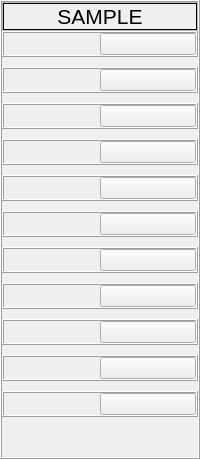
           <widget class="QFrame" name="frame_7">
            <property name="sizePolicy">
             <sizepolicy hsizetype="Preferred" vsizetype="Preferred">
              <horstretch>0</horstretch>
              <verstretch>0</verstretch>
             </sizepolicy>
            </property>
            <property name="frameShape">
             <enum>QFrame::Box</enum>
            </property>
            <property name="frameShadow">
             <enum>QFrame::Raised</enum>
            </property>
            <layout class="QVBoxLayout" name="verticalLayout_2">
             <property name="spacing">
              <number>0</number>
             </property>
             <property name="leftMargin">
              <number>0</number>
             </property>
             <property name="topMargin">
              <number>0</number>
             </property>
             <property name="rightMargin">
              <number>0</number>
             </property>
             <property name="bottomMargin">
              <number>0</number>
             </property>
             <item>
              <widget class="QWidget" name="widget" native="true">
               <layout class="QVBoxLayout" name="verticalLayout_5">
                <property name="spacing">
                 <number>0</number>
                </property>
                <property name="leftMargin">
                 <number>0</number>
                </property>
                <property name="topMargin">
                 <number>0</number>
                </property>
                <property name="rightMargin">
                 <number>0</number>
                </property>
                <property name="bottomMargin">
                 <number>0</number>
                </property>
               </layout>
              </widget>
             </item>
             <item>
              <widget class="QFrame" name="frame_14">
               <property name="sizePolicy">
                <sizepolicy hsizetype="Preferred" vsizetype="Preferred">
                 <horstretch>0</horstretch>
                 <verstretch>0</verstretch>
                </sizepolicy>
               </property>
               <property name="frameShape">
                <enum>QFrame::NoFrame</enum>
               </property>
               <property name="frameShadow">
                <enum>QFrame::Raised</enum>
               </property>
               <layout class="QGridLayout" name="gridLayout_13">
                <property name="leftMargin">
                 <number>0</number>
                </property>
                <property name="topMargin">
                 <number>0</number>
                </property>
                <property name="rightMargin">
                 <number>0</number>
                </property>
                <property name="bottomMargin">
                 <number>0</number>
                </property>
                <property name="spacing">
                 <number>0</number>
                </property>
                <item row="1" column="0">
                 <layout class="QVBoxLayout" name="verticalLayout_4">
                  <property name="spacing">
                   <number>10</number>
                  </property>
                  <item>
                   <widget class="QFrame" name="frame_9">
                    <property name="frameShape">
                     <enum>QFrame::Box</enum>
                    </property>
                    <property name="frameShadow">
                     <enum>QFrame::Raised</enum>
                    </property>
                    <layout class="QHBoxLayout" name="horizontalLayout_2">
                     <property name="spacing">
                      <number>0</number>
                     </property>
                     <property name="leftMargin">
                      <number>0</number>
                     </property>
                     <property name="topMargin">
                      <number>0</number>
                     </property>
                     <property name="rightMargin">
                      <number>0</number>
                     </property>
                     <property name="bottomMargin">
                      <number>0</number>
                     </property>
                     <item>
                      <widget class="QLabel" name="lb_1">
                       <property name="text">
                        <string/>
                       </property>
                       <property name="pixmap">
                        <pixmap>:/icon/Icon/check_24dp_000000_FILL0_wght400_GRAD0_opsz24.png</pixmap>
                       </property>
                       <property name="scaledContents">
                        <bool>true</bool>
                       </property>
                      </widget>
                     </item>
                     <item>
                      <widget class="QPushButton" name="fd_1">
                       <property name="text">
                        <string/>
                       </property>
                       <property name="icon">
                        <iconset>
                         <normaloff>:/icon/Icon/search_24dp_000000_FILL0_wght400_GRAD200_opsz24.png</normaloff>
                         <normalon>:/icon/Icon/search_24dp_000000_FILL0_wght400_GRAD200_opsz24.png</normalon>:/icon/Icon/search_24dp_000000_FILL0_wght400_GRAD200_opsz24.png</iconset>
                       </property>
                      </widget>
                     </item>
                    </layout>
                   </widget>
                  </item>
                  <item>
                   <widget class="QFrame" name="frame_10">
                    <property name="frameShape">
                     <enum>QFrame::Box</enum>
                    </property>
                    <property name="frameShadow">
                     <enum>QFrame::Raised</enum>
                    </property>
                    <layout class="QHBoxLayout" name="horizontalLayout_3">
                     <property name="spacing">
                      <number>0</number>
                     </property>
                     <property name="leftMargin">
                      <number>0</number>
                     </property>
                     <property name="topMargin">
                      <number>0</number>
                     </property>
                     <property name="rightMargin">
                      <number>0</number>
                     </property>
                     <property name="bottomMargin">
                      <number>0</number>
                     </property>
                     <item>
                      <widget class="QLabel" name="lb_2">
                       <property name="text">
                        <string/>
                       </property>
                       <property name="pixmap">
                        <pixmap>:/icon/Icon/check_24dp_000000_FILL0_wght400_GRAD0_opsz24.png</pixmap>
                       </property>
                       <property name="scaledContents">
                        <bool>true</bool>
                       </property>
                      </widget>
                     </item>
                     <item>
                      <widget class="QPushButton" name="fd_2">
                       <property name="text">
                        <string/>
                       </property>
                       <property name="icon">
                        <iconset>
                         <normaloff>:/icon/Icon/search_24dp_000000_FILL0_wght400_GRAD200_opsz24.png</normaloff>
                         <normalon>:/icon/Icon/search_24dp_000000_FILL0_wght400_GRAD200_opsz24.png</normalon>:/icon/Icon/search_24dp_000000_FILL0_wght400_GRAD200_opsz24.png</iconset>
                       </property>
                      </widget>
                     </item>
                    </layout>
                   </widget>
                  </item>
                  <item>
                   <widget class="QFrame" name="frame_13">
                    <property name="frameShape">
                     <enum>QFrame::Box</enum>
                    </property>
                    <property name="frameShadow">
                     <enum>QFrame::Raised</enum>
                    </property>
                    <layout class="QHBoxLayout" name="horizontalLayout_6">
                     <property name="spacing">
                      <number>0</number>
                     </property>
                     <property name="leftMargin">
                      <number>0</number>
                     </property>
                     <property name="topMargin">
                      <number>0</number>
                     </property>
                     <property name="rightMargin">
                      <number>0</number>
                     </property>
                     <property name="bottomMargin">
                      <number>0</number>
                     </property>
                     <item>
                      <widget class="QLabel" name="lb_6">
                       <property name="text">
                        <string/>
                       </property>
                       <property name="pixmap">
                        <pixmap>:/icon/Icon/check_24dp_000000_FILL0_wght400_GRAD0_opsz24.png</pixmap>
                       </property>
                       <property name="scaledContents">
                        <bool>true</bool>
                       </property>
                      </widget>
                     </item>
                     <item>
                      <widget class="QPushButton" name="fd_4">
                       <property name="text">
                        <string/>
                       </property>
                       <property name="icon">
                        <iconset>
                         <normaloff>:/icon/Icon/search_24dp_000000_FILL0_wght400_GRAD200_opsz24.png</normaloff>
                         <normalon>:/icon/Icon/search_24dp_000000_FILL0_wght400_GRAD200_opsz24.png</normalon>:/icon/Icon/search_24dp_000000_FILL0_wght400_GRAD200_opsz24.png</iconset>
                       </property>
                      </widget>
                     </item>
                    </layout>
                   </widget>
                  </item>
                  <item>
                   <widget class="QFrame" name="frame_16">
                    <property name="frameShape">
                     <enum>QFrame::Box</enum>
                    </property>
                    <property name="frameShadow">
                     <enum>QFrame::Raised</enum>
                    </property>
                    <layout class="QHBoxLayout" name="horizontalLayout_7">
                     <property name="spacing">
                      <number>0</number>
                     </property>
                     <property name="leftMargin">
                      <number>0</number>
                     </property>
                     <property name="topMargin">
                      <number>0</number>
                     </property>
                     <property name="rightMargin">
                      <number>0</number>
                     </property>
                     <property name="bottomMargin">
                      <number>0</number>
                     </property>
                     <item>
                      <widget class="QLabel" name="lb_7">
                       <property name="text">
                        <string/>
                       </property>
                       <property name="pixmap">
                        <pixmap>:/icon/Icon/check_24dp_000000_FILL0_wght400_GRAD0_opsz24.png</pixmap>
                       </property>
                       <property name="scaledContents">
                        <bool>true</bool>
                       </property>
                      </widget>
                     </item>
                     <item>
                      <widget class="QPushButton" name="fd_5">
                       <property name="text">
                        <string/>
                       </property>
                       <property name="icon">
                        <iconset>
                         <normaloff>:/icon/Icon/search_24dp_000000_FILL0_wght400_GRAD200_opsz24.png</normaloff>
                         <normalon>:/icon/Icon/search_24dp_000000_FILL0_wght400_GRAD200_opsz24.png</normalon>:/icon/Icon/search_24dp_000000_FILL0_wght400_GRAD200_opsz24.png</iconset>
                       </property>
                      </widget>
                     </item>
                    </layout>
                   </widget>
                  </item>
                  <item>
                   <widget class="QFrame" name="frame_17">
                    <property name="frameShape">
                     <enum>QFrame::Box</enum>
                    </property>
                    <property name="frameShadow">
                     <enum>QFrame::Raised</enum>
                    </property>
                    <layout class="QHBoxLayout" name="horizontalLayout_8">
                     <property name="spacing">
                      <number>0</number>
                     </property>
                     <property name="leftMargin">
                      <number>0</number>
                     </property>
                     <property name="topMargin">
                      <number>0</number>
                     </property>
                     <property name="rightMargin">
                      <number>0</number>
                     </property>
                     <property name="bottomMargin">
                      <number>0</number>
                     </property>
                     <item>
                      <widget class="QLabel" name="lb_8">
                       <property name="text">
                        <string/>
                       </property>
                       <property name="pixmap">
                        <pixmap>:/icon/Icon/check_24dp_000000_FILL0_wght400_GRAD0_opsz24.png</pixmap>
                       </property>
                       <property name="scaledContents">
                        <bool>true</bool>
                       </property>
                      </widget>
                     </item>
                     <item>
                      <widget class="QPushButton" name="fd_6">
                       <property name="text">
                        <string/>
                       </property>
                       <property name="icon">
                        <iconset>
                         <normaloff>:/icon/Icon/search_24dp_000000_FILL0_wght400_GRAD200_opsz24.png</normaloff>
                         <normalon>:/icon/Icon/search_24dp_000000_FILL0_wght400_GRAD200_opsz24.png</normalon>:/icon/Icon/search_24dp_000000_FILL0_wght400_GRAD200_opsz24.png</iconset>
                       </property>
                      </widget>
                     </item>
                    </layout>
                   </widget>
                  </item>
                  <item>
                   <widget class="QFrame" name="frame_18">
                    <property name="frameShape">
                     <enum>QFrame::Box</enum>
                    </property>
                    <property name="frameShadow">
                     <enum>QFrame::Raised</enum>
                    </property>
                    <layout class="QHBoxLayout" name="horizontalLayout_9">
                     <property name="spacing">
                      <number>0</number>
                     </property>
                     <property name="leftMargin">
                      <number>0</number>
                     </property>
                     <property name="topMargin">
                      <number>0</number>
                     </property>
                     <property name="rightMargin">
                      <number>0</number>
                     </property>
                     <property name="bottomMargin">
                      <number>0</number>
                     </property>
                     <item>
                      <widget class="QLabel" name="lb_9">
                       <property name="text">
                        <string/>
                       </property>
                       <property name="pixmap">
                        <pixmap>:/icon/Icon/check_24dp_000000_FILL0_wght400_GRAD0_opsz24.png</pixmap>
                       </property>
                       <property name="scaledContents">
                        <bool>true</bool>
                       </property>
                      </widget>
                     </item>
                     <item>
                      <widget class="QPushButton" name="fd_7">
                       <property name="text">
                        <string/>
                       </property>
                       <property name="icon">
                        <iconset>
                         <normaloff>:/icon/Icon/search_24dp_000000_FILL0_wght400_GRAD200_opsz24.png</normaloff>
                         <normalon>:/icon/Icon/search_24dp_000000_FILL0_wght400_GRAD200_opsz24.png</normalon>:/icon/Icon/search_24dp_000000_FILL0_wght400_GRAD200_opsz24.png</iconset>
                       </property>
                      </widget>
                     </item>
                    </layout>
                   </widget>
                  </item>
                  <item>
                   <widget class="QFrame" name="frame_19">
                    <property name="frameShape">
                     <enum>QFrame::Box</enum>
                    </property>
                    <property name="frameShadow">
                     <enum>QFrame::Raised</enum>
                    </property>
                    <layout class="QHBoxLayout" name="horizontalLayout_10">
                     <property name="spacing">
                      <number>0</number>
                     </property>
                     <property name="leftMargin">
                      <number>0</number>
                     </property>
                     <property name="topMargin">
                      <number>0</number>
                     </property>
                     <property name="rightMargin">
                      <number>0</number>
                     </property>
                     <property name="bottomMargin">
                      <number>0</number>
                     </property>
                     <item>
                      <widget class="QLabel" name="lb_10">
                       <property name="text">
                        <string/>
                       </property>
                       <property name="pixmap">
                        <pixmap>:/icon/Icon/check_24dp_000000_FILL0_wght400_GRAD0_opsz24.png</pixmap>
                       </property>
                       <property name="scaledContents">
                        <bool>true</bool>
                       </property>
                      </widget>
                     </item>
                     <item>
                      <widget class="QPushButton" name="fd_8">
                       <property name="text">
                        <string/>
                       </property>
                       <property name="icon">
                        <iconset>
                         <normaloff>:/icon/Icon/search_24dp_000000_FILL0_wght400_GRAD200_opsz24.png</normaloff>
                         <normalon>:/icon/Icon/search_24dp_000000_FILL0_wght400_GRAD200_opsz24.png</normalon>:/icon/Icon/search_24dp_000000_FILL0_wght400_GRAD200_opsz24.png</iconset>
                       </property>
                      </widget>
                     </item>
                    </layout>
                   </widget>
                  </item>
                  <item>
                   <widget class="QFrame" name="frame_20">
                    <property name="frameShape">
                     <enum>QFrame::Box</enum>
                    </property>
                    <property name="frameShadow">
                     <enum>QFrame::Raised</enum>
                    </property>
                    <layout class="QHBoxLayout" name="horizontalLayout_11">
                     <property name="spacing">
                      <number>0</number>
                     </property>
                     <property name="leftMargin">
                      <number>0</number>
                     </property>
                     <property name="topMargin">
                      <number>0</number>
                     </property>
                     <property name="rightMargin">
                      <number>0</number>
                     </property>
                     <property name="bottomMargin">
                      <number>0</number>
                     </property>
                     <item>
                      <widget class="QLabel" name="lb_11">
                       <property name="text">
                        <string/>
                       </property>
                       <property name="pixmap">
                        <pixmap>:/icon/Icon/check_24dp_000000_FILL0_wght400_GRAD0_opsz24.png</pixmap>
                       </property>
                       <property name="scaledContents">
                        <bool>true</bool>
                       </property>
                      </widget>
                     </item>
                     <item>
                      <widget class="QPushButton" name="fd_9">
                       <property name="text">
                        <string/>
                       </property>
                       <property name="icon">
                        <iconset>
                         <normaloff>:/icon/Icon/search_24dp_000000_FILL0_wght400_GRAD200_opsz24.png</normaloff>
                         <normalon>:/icon/Icon/search_24dp_000000_FILL0_wght400_GRAD200_opsz24.png</normalon>:/icon/Icon/search_24dp_000000_FILL0_wght400_GRAD200_opsz24.png</iconset>
                       </property>
                      </widget>
                     </item>
                    </layout>
                   </widget>
                  </item>
                  <item>
                   <widget class="QFrame" name="frame_21">
                    <property name="frameShape">
                     <enum>QFrame::Box</enum>
                    </property>
                    <property name="frameShadow">
                     <enum>QFrame::Raised</enum>
                    </property>
                    <layout class="QHBoxLayout" name="horizontalLayout_12">
                     <property name="spacing">
                      <number>0</number>
                     </property>
                     <property name="leftMargin">
                      <number>0</number>
                     </property>
                     <property name="topMargin">
                      <number>0</number>
                     </property>
                     <property name="rightMargin">
                      <number>0</number>
                     </property>
                     <property name="bottomMargin">
                      <number>0</number>
                     </property>
                     <item>
                      <widget class="QLabel" name="lb_12">
                       <property name="text">
                        <string/>
                       </property>
                       <property name="pixmap">
                        <pixmap>:/icon/Icon/check_24dp_000000_FILL0_wght400_GRAD0_opsz24.png</pixmap>
                       </property>
                       <property name="scaledContents">
                        <bool>true</bool>
                       </property>
                      </widget>
                     </item>
                     <item>
                      <widget class="QPushButton" name="fd_10">
                       <property name="text">
                        <string/>
                       </property>
                       <property name="icon">
                        <iconset>
                         <normaloff>:/icon/Icon/search_24dp_000000_FILL0_wght400_GRAD200_opsz24.png</normaloff>
                         <normalon>:/icon/Icon/search_24dp_000000_FILL0_wght400_GRAD200_opsz24.png</normalon>:/icon/Icon/search_24dp_000000_FILL0_wght400_GRAD200_opsz24.png</iconset>
                       </property>
                      </widget>
                     </item>
                    </layout>
                   </widget>
                  </item>
                  <item>
                   <widget class="QFrame" name="frame_22">
                    <property name="frameShape">
                     <enum>QFrame::Box</enum>
                    </property>
                    <property name="frameShadow">
                     <enum>QFrame::Raised</enum>
                    </property>
                    <layout class="QHBoxLayout" name="horizontalLayout_13">
                     <property name="spacing">
                      <number>0</number>
                     </property>
                     <property name="leftMargin">
                      <number>0</number>
                     </property>
                     <property name="topMargin">
                      <number>0</number>
                     </property>
                     <property name="rightMargin">
                      <number>0</number>
                     </property>
                     <property name="bottomMargin">
                      <number>0</number>
                     </property>
                     <item>
                      <widget class="QLabel" name="lb_13">
                       <property name="text">
                        <string/>
                       </property>
                       <property name="pixmap">
                        <pixmap>:/icon/Icon/check_24dp_000000_FILL0_wght400_GRAD0_opsz24.png</pixmap>
                       </property>
                       <property name="scaledContents">
                        <bool>true</bool>
                       </property>
                      </widget>
                     </item>
                     <item>
                      <widget class="QPushButton" name="fd_11">
                       <property name="text">
                        <string/>
                       </property>
                       <property name="icon">
                        <iconset>
                         <normaloff>:/icon/Icon/search_24dp_000000_FILL0_wght400_GRAD200_opsz24.png</normaloff>
                         <normalon>:/icon/Icon/search_24dp_000000_FILL0_wght400_GRAD200_opsz24.png</normalon>:/icon/Icon/search_24dp_000000_FILL0_wght400_GRAD200_opsz24.png</iconset>
                       </property>
                      </widget>
                     </item>
                    </layout>
                   </widget>
                  </item>
                  <item>
                   <widget class="QFrame" name="frame_11">
                    <property name="frameShape">
                     <enum>QFrame::Box</enum>
                    </property>
                    <property name="frameShadow">
                     <enum>QFrame::Raised</enum>
                    </property>
                    <layout class="QHBoxLayout" name="horizontalLayout_4">
                     <property name="spacing">
                      <number>0</number>
                     </property>
                     <property name="leftMargin">
                      <number>0</number>
                     </property>
                     <property name="topMargin">
                      <number>0</number>
                     </property>
                     <property name="rightMargin">
                      <number>0</number>
                     </property>
                     <property name="bottomMargin">
                      <number>0</number>
                     </property>
                     <item>
                      <widget class="QLabel" name="lb_3">
                       <property name="text">
                        <string/>
                       </property>
                       <property name="pixmap">
                        <pixmap>:/icon/Icon/check_24dp_000000_FILL0_wght400_GRAD0_opsz24.png</pixmap>
                       </property>
                       <property name="scaledContents">
                        <bool>true</bool>
                       </property>
                      </widget>
                     </item>
                     <item>
                      <widget class="QPushButton" name="fd_3">
                       <property name="text">
                        <string/>
                       </property>
                       <property name="icon">
                        <iconset>
                         <normaloff>:/icon/Icon/search_24dp_000000_FILL0_wght400_GRAD200_opsz24.png</normaloff>
                         <normalon>:/icon/Icon/search_24dp_000000_FILL0_wght400_GRAD200_opsz24.png</normalon>:/icon/Icon/search_24dp_000000_FILL0_wght400_GRAD200_opsz24.png</iconset>
                       </property>
                      </widget>
                     </item>
                    </layout>
                   </widget>
                  </item>
                 </layout>
                </item>
                <item row="0" column="0">
                 <widget class="QFrame" name="frame_15">
                  <property name="frameShape">
                   <enum>QFrame::StyledPanel</enum>
                  </property>
                  <property name="frameShadow">
                   <enum>QFrame::Raised</enum>
                  </property>
                  <layout class="QGridLayout" name="gridLayout_14">
                   <property name="leftMargin">
                    <number>0</number>
                   </property>
                   <property name="topMargin">
                    <number>0</number>
                   </property>
                   <property name="rightMargin">
                    <number>0</number>
                   </property>
                   <property name="bottomMargin">
                    <number>0</number>
                   </property>
                   <property name="spacing">
                    <number>0</number>
                   </property>
                   <item row="0" column="0">
                    <widget class="QLabel" name="label">
                     <property name="font">
                      <font>
                       <pointsize>16</pointsize>
                      </font>
                     </property>
                     <property name="frameShape">
                      <enum>QFrame::Box</enum>
                     </property>
                     <property name="frameShadow">
                      <enum>QFrame::Plain</enum>
                     </property>
                     <property name="text">
                      <string>SAMPLE</string>
                     </property>
                     <property name="alignment">
                      <set>Qt::AlignCenter</set>
                     </property>
                    </widget>
                   </item>
                  </layout>
                 </widget>
                </item>
               </layout>
              </widget>
             </item>
             <item>
              <spacer name="verticalSpacer">
               <property name="orientation">
                <enum>Qt::Vertical</enum>
               </property>
               <property name="sizeHint" stdset="0">
                <size>
                 <width>20</width>
                 <height>40</height>
                </size>
               </property>
              </spacer>
             </item>
            </layout>
           </widget>
